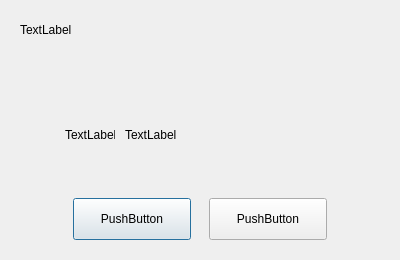
<?xml version="1.0" encoding="UTF-8"?>
<ui version="4.0">
 <class>resetImageDialog</class>
 <widget class="QDialog" name="resetImageDialog">
  <property name="geometry">
   <rect>
    <x>0</x>
    <y>0</y>
    <width>400</width>
    <height>260</height>
   </rect>
  </property>
  <property name="minimumSize">
   <size>
    <width>400</width>
    <height>260</height>
   </size>
  </property>
  <property name="maximumSize">
   <size>
    <width>400</width>
    <height>260</height>
   </size>
  </property>
  <property name="windowTitle">
   <string>Dialog</string>
  </property>
  <layout class="QGridLayout" name="gridLayout_5">
   <property name="leftMargin">
    <number>0</number>
   </property>
   <property name="topMargin">
    <number>0</number>
   </property>
   <property name="rightMargin">
    <number>0</number>
   </property>
   <property name="bottomMargin">
    <number>20</number>
   </property>
   <property name="spacing">
    <number>0</number>
   </property>
   <item row="0" column="0" colspan="3">
    <widget class="QWidget" name="titleWidget" native="true">
     <property name="minimumSize">
      <size>
       <width>400</width>
       <height>60</height>
      </size>
     </property>
     <property name="maximumSize">
      <size>
       <width>400</width>
       <height>60</height>
      </size>
     </property>
     <layout class="QGridLayout" name="gridLayout">
      <property name="leftMargin">
       <number>20</number>
      </property>
      <property name="topMargin">
       <number>0</number>
      </property>
      <property name="rightMargin">
       <number>0</number>
      </property>
      <property name="bottomMargin">
       <number>0</number>
      </property>
      <property name="spacing">
       <number>0</number>
      </property>
      <item row="0" column="0">
       <widget class="QLabel" name="titleLabel">
        <property name="minimumSize">
         <size>
          <width>0</width>
          <height>60</height>
         </size>
        </property>
        <property name="maximumSize">
         <size>
          <width>16777215</width>
          <height>60</height>
         </size>
        </property>
        <property name="text">
         <string>TextLabel</string>
        </property>
       </widget>
      </item>
     </layout>
    </widget>
   </item>
   <item row="1" column="0">
    <spacer name="horizontalSpacer">
     <property name="orientation">
      <enum>Qt::Horizontal</enum>
     </property>
     <property name="sizeHint" stdset="0">
      <size>
       <width>60</width>
       <height>20</height>
      </size>
     </property>
    </spacer>
   </item>
   <item row="1" column="1">
    <layout class="QGridLayout" name="gridLayout_4">
     <property name="topMargin">
      <number>50</number>
     </property>
     <property name="horizontalSpacing">
      <number>0</number>
     </property>
     <property name="verticalSpacing">
      <number>40</number>
     </property>
     <item row="0" column="0">
      <layout class="QGridLayout" name="gridLayout_3">
       <property name="horizontalSpacing">
        <number>10</number>
       </property>
       <property name="verticalSpacing">
        <number>0</number>
       </property>
       <item row="0" column="0">
        <widget class="QLabel" name="imagLabel">
         <property name="minimumSize">
          <size>
           <width>50</width>
           <height>50</height>
          </size>
         </property>
         <property name="maximumSize">
          <size>
           <width>50</width>
           <height>50</height>
          </size>
         </property>
         <property name="text">
          <string>TextLabel</string>
         </property>
        </widget>
       </item>
       <item row="0" column="1">
        <widget class="QLabel" name="textLabel">
         <property name="minimumSize">
          <size>
           <width>210</width>
           <height>50</height>
          </size>
         </property>
         <property name="maximumSize">
          <size>
           <width>210</width>
           <height>50</height>
          </size>
         </property>
         <property name="text">
          <string>TextLabel</string>
         </property>
        </widget>
       </item>
      </layout>
     </item>
     <item row="1" column="0">
      <layout class="QGridLayout" name="gridLayout_2">
       <property name="horizontalSpacing">
        <number>10</number>
       </property>
       <property name="verticalSpacing">
        <number>0</number>
       </property>
       <item row="0" column="0">
        <widget class="QPushButton" name="cancel">
         <property name="minimumSize">
          <size>
           <width>118</width>
           <height>42</height>
          </size>
         </property>
         <property name="maximumSize">
          <size>
           <width>118</width>
           <height>42</height>
          </size>
         </property>
         <property name="text">
          <string>PushButton</string>
         </property>
        </widget>
       </item>
       <item row="0" column="1">
        <widget class="QPushButton" name="ok">
         <property name="minimumSize">
          <size>
           <width>118</width>
           <height>42</height>
          </size>
         </property>
         <property name="maximumSize">
          <size>
           <width>118</width>
           <height>42</height>
          </size>
         </property>
         <property name="text">
          <string>PushButton</string>
         </property>
        </widget>
       </item>
      </layout>
     </item>
    </layout>
   </item>
   <item row="1" column="2">
    <spacer name="horizontalSpacer_2">
     <property name="orientation">
      <enum>Qt::Horizontal</enum>
     </property>
     <property name="sizeHint" stdset="0">
      <size>
       <width>60</width>
       <height>20</height>
      </size>
     </property>
    </spacer>
   </item>
  </layout>
 </widget>
 <resources/>
 <connections/>
</ui>
